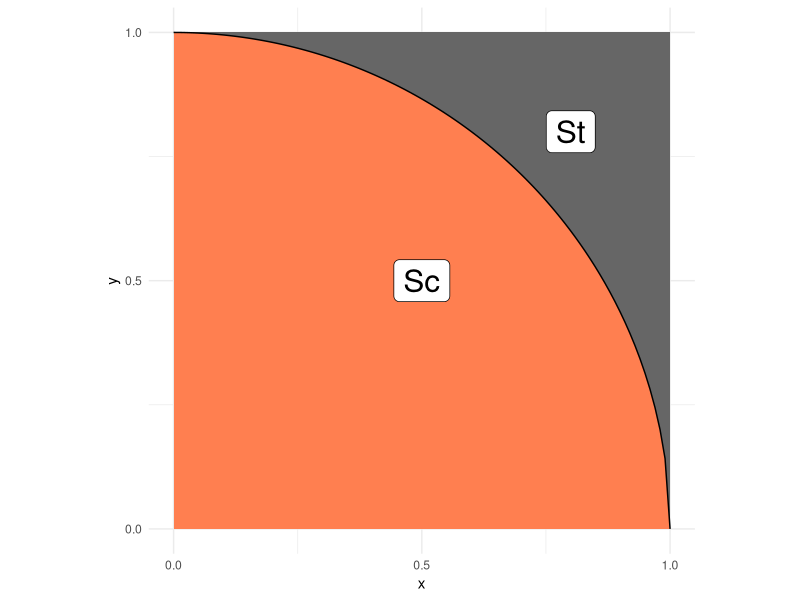
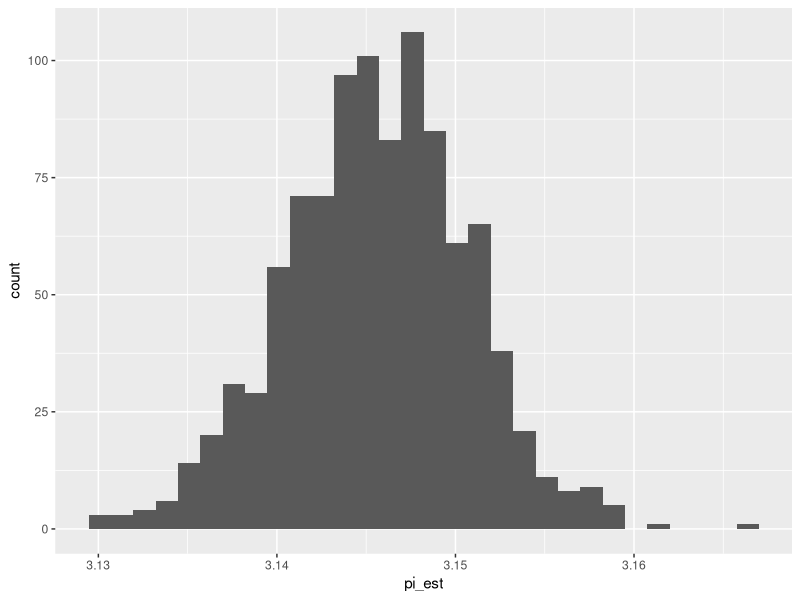

The R script that drew these images, in order:
## ---- chunk 1
library(tidyverse)
library(rsample)
## ---- chunk 2
## NOTE: No need to edit; this visual helps explain the pi estimation scheme
tibble(x = seq(0, 1, length.out = 100)) %>%
  mutate(y = sqrt(1 - x^2)) %>%

  ggplot(aes(x, y)) +
  annotate(
    "rect",
    xmin = 0, ymin = 0, xmax = 1, ymax = 1,
    fill = "grey40",
    size = 1
  ) +
  geom_ribbon(aes(ymin = 0, ymax = y), fill = "coral") +
  geom_line() +
  annotate(
    "label",
    x = 0.5, y = 0.5, label = "Sc",
    size = 8
  ) +
  annotate(
    "label",
    x = 0.8, y = 0.8, label = "St",
    size = 8
  ) +
  scale_x_continuous(breaks = c(0, 1/2, 1)) +
  scale_y_continuous(breaks = c(0, 1/2, 1)) +
  theme_minimal() +
  coord_fixed()
## ---- chunk 3
## TASK: Choose a sample size and generate samples
set.seed(101)
n <- 100000 # Choose a sample size
df_q1 <- # Generate the data
  tibble(
  x = runif(n, min = 0, max = 1),
  y = runif(n, min = 0, max = 1)
)

df_q1
## ---- chunk 4
## NOTE: Do not edit this code
# Correct sample size
assertthat::assert_that(
  dim(df_q1) %>% 
    .[[1]] == n,
  msg = "The sample size should be `n`"
)
# Correct column names
assertthat::assert_that(
  setequal(names(df_q1), c("x", "y")),
  msg = "df_q1 must include the columns `x` and `y`"
)
print("Good")
## ---- chunk 5
## TASK: Finish implementing this function
stat <- function(x, y) {
  # TODO: Finish implementing this function
  ind = (x^2 + y^2) <= 1
  4 * ind
}
## ---- chunk 6
## TASK: Finish writing these assert statements

# Check the value for points *inside* the circle
assertthat::assert_that(
    tibble(x = 0.5, y = 0.5) %>% # Coint *inside* the circle
    mutate(stat = stat(x, y)) %>% 
    pull(stat) %>% 
    .[[1]] ==
  4, # Correct value of stat() here
  msg = "Incorrect value when a point is inside the circle"
)

# Check the value for points *outside* the circle
assertthat::assert_that(
    tibble(x = 1, y = 1) %>% # Coint *outside* the circle
    mutate(stat = stat(x, y)) %>% 
    pull(stat) %>% 
    .[[1]] ==
  0, # Correct value of stat() here
  msg = "Incorrect value when a point is outside the circle"
)
print("Your assertions passed, but make sure they're checking the right thing!")
## ---- chunk 7
## TASK: Estimate pi using your data from q1
df_q3 <- 
  df_q1 %>% 
  summarize(
    pi_est = mean(stat(x, y))
  )
  # TODO: Estimate pi as the column `pi_est`
df_q3
## ---- chunk 8
## NOTE: Do not edit this code
# Correct sample size
assertthat::assert_that(
  dim(df_q3) %>% 
    .[[1]] == 1,
  msg = "This result should have just one row"
)
# Correct column names
assertthat::assert_that(
  setequal(names(df_q3), c("pi_est")),
  msg = "df_q3 must include the column `pi_est`"
)
print("Good")
## ---- chunk 9
# TASK: Finish the code below
df_q4 <-
  df_q1 %>%
  bootstraps(., times = 1000) %>%
  mutate(
    pi_est = map_dbl(
      splits,
      function(split_df) {
        analysis(split_df) %>%
          # Estimate pi (pi_est) using the resampled data;this should be *identical* to the code you wrote for q3
          summarize(
            pi_est = mean(stat(x, y))
          ) %>% 
          pull(pi_est)
      }
    )
  )


## NOTE: Do not edit; use this to visualize your results
df_q4 %>% 
  ggplot(aes(pi_est)) +
  geom_histogram()

df_q4_summary <- 
  df_q4 %>% 
  summarize(
    q1 = quantile(pi_est, probs = 0.25),  # 25th percentile
    q3 = quantile(pi_est, probs = 0.75)   # 75th percentile
  )

df_q4_summary
## ---- chunk 10
## TASK: Compute a bootstrap confidence interval at the 95% level (alpha = 0.05)
alpha = 0.05
df_q5 <- 
  df_q4 %>% 
  summarize(
    # TODO: Compute pi_lo and pi_up
    pi_lo = quantile(pi_est, alpha/2),
    pi_up = quantile(pi_est, 1 - alpha/2)
  )
df_q5
## ---- chunk 11
C <- 0.95
q <- qnorm(1 - (1 - C) / 2)
df_q1 %>%
  mutate(
    stat = stat(x, y)
  ) %>% 
  summarize(
    pi_mean = mean(stat), 
    pi_sd = sd(stat),
    pi_lo = pi_mean - q * pi_sd/ sqrt(n),
    pi_hi = pi_mean + q * pi_sd/ sqrt(n)
  )
